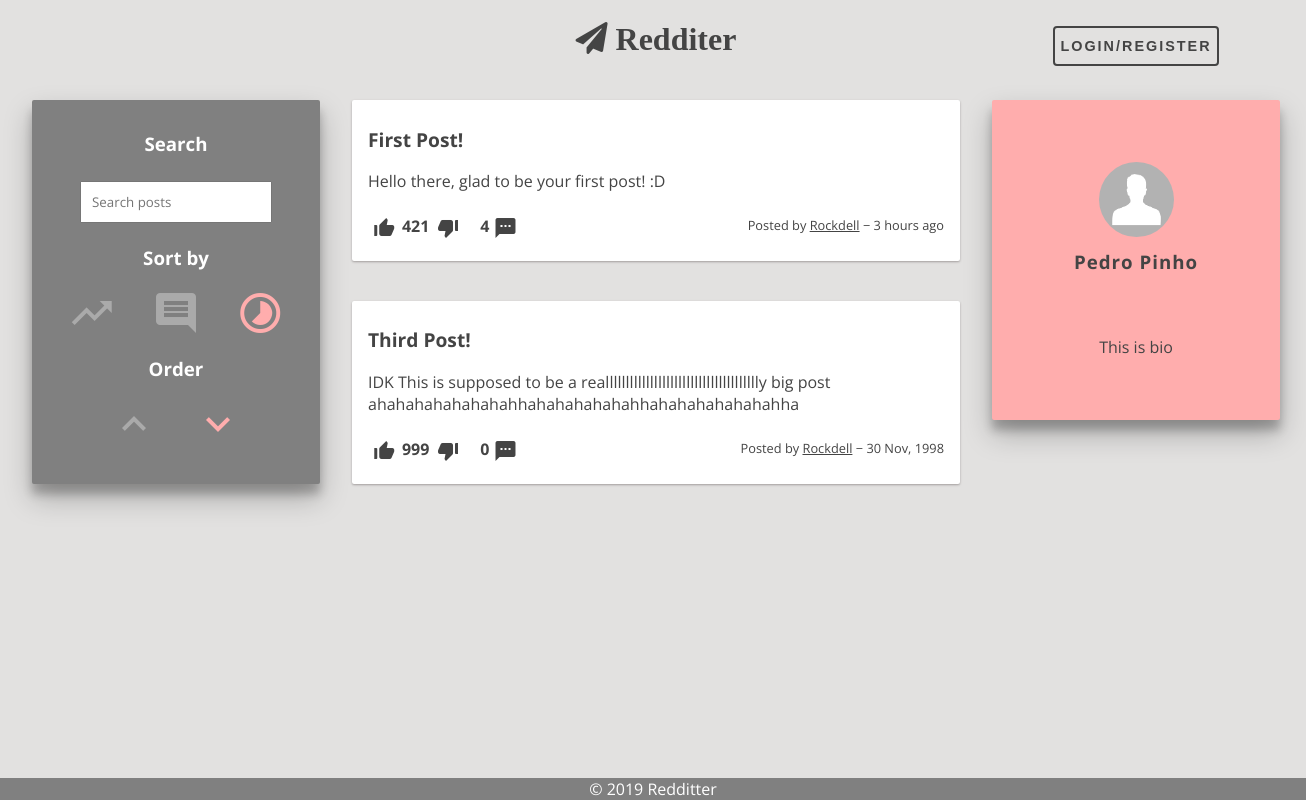
Page /pages/profile.php?user=Rockdell on the committed database.
### tables this page shows
CREATE TABLE Post (
    postID INTEGER PRIMARY KEY AUTOINCREMENT,
    userID VARCHAR REFERENCES User ON DELETE CASCADE,
    title VARCHAR NOT NULL,
    content VARCHAR NOT NULL,
    postDate DATE NOT NULL DEFAULT (strftime('%s', 'now')),
    points INTEGER DEFAULT 0
);

CREATE TABLE User (
    userID VARCHAR PRIMARY KEY,
    username VARCHAR NOT NULL,
    pass VARCHAR NOT NULL,
    mail VARCHAR NOT NULL UNIQUE,
    bio VARCHAR
);

### database/post.php (called while the page is built, shortened)
<?php
function getPostByUser($userID) {
	global $dbh;
	try {
		$stmt = $dbh->prepare("SELECT P.*, IFNULL(PC.count, 0) AS nrComments FROM Post P LEFT JOIN (SELECT postID, count(commentID) AS count FROM PostComment GROUP BY postID) AS PC ON P.postID = PC.postID WHERE P.userID = ? ORDER BY P.postDate DESC");
		$stmt->execute(array($userID));
		return $stmt->fetchAll();
	} catch(PDOException $e) {
		echo $e->getMessage();
		return null;
	}
}
function getNumberComments($postID) {
	global $dbh;
	try {
		$stmt = $dbh->prepare("SELECT count(*) as nrComments FROM PostComment Where postID = ?");
		$stmt->execute(array($postID));
		return $stmt->fetch();
	} catch(PDOException $e) {
		echo $e->getMessage();
		return null;
	}
}
?>

### database/utils.php (called while the page is built, shortened)
<?php
    function time_ago($time) {
        $out    = '';
        $now    = time();
        $diff   = $now - $time;
        if( $diff < 60 )
            return TIMEBEFORE_NOW;
        elseif( $diff < 3600 )
            return str_replace( '{num}', ( $out = round( $diff / 60 ) ), $out == 1 ? TIMEBEFORE_MINUTE : TIMEBEFORE_MINUTES );
        elseif( $diff < 3600 * 24 )
            return str_replace( '{num}', ( $out = round( $diff / 3600 ) ), $out == 1 ? TIMEBEFORE_HOUR : TIMEBEFORE_HOURS );
        elseif( $diff < 3600 * 24 * 2 )
            return TIMEBEFORE_YESTERDAY;
        else
            return strftime( date( 'Y', $time ) == date( 'Y' ) ? TIMEBEFORE_FORMAT : TIMEBEFORE_FORMAT_YEAR, $time );
    }
    function display_points($points) {
        if(abs($points) < 1000)
            return $points;
    }
?>

### database/user.php (called while the page is built, shortened)
<?php
function getUserById($userID) {
	global $dbh;
	try {
		$stmt = $dbh->prepare("SELECT *	FROM User WHERE userID = ?");
		$stmt->execute(array($userID));
		return $stmt->fetch();
	} catch(PDOException $e) {
		echo $e->getMessage();
		return null;
	}
}
?>

### templates/components/post.php (the view, shortened to what this page needs)
<?php
    require_once($BASE_DIR."/database/utils.php");
    require_once($BASE_DIR."/database/user.php");
?>
<article class="post container" data-id="<?=$post["postID"]?>">
    <section id="post-title">
        <a href="/pages/post.php?id=<?=$post["postID"]?>"><h1><?=$post["title"]?></h1></a>
    </section>
    <section id="post-content">
        <?php if ($post["content"] === "") { ?>
            <div id="post-image">
                <img class="post-picture" src=<?=str_replace($BASE_DIR, "", glob($BASE_DIR."/img/posts/".sha1($post["postID"]).".{png,jpeg,jpg,gif}", GLOB_BRACE)[0])?>>
            </div>
        <?php } else { ?>
            <div id="post-story">
                <p><?=nl2br($post["content"])?></p>
            </div>
        <?php } ?>
    </section>
    <section id="post-info">
        <label>
            <i id="staticUp" class="material-icons">thumb_up_alt</i>
        </label>
        <p id="dp"><?=display_points($post["points"])?></p>
        <label>
            <i id="staticDown" class="material-icons">thumb_down_alt</i>
        </label>
        <p id="nrComments"><?=getNumberComments($post["postID"])["nrComments"]?></p>
        <a id="nrCommentsLink" href="/pages/post.php?id=<?=$post["postID"]?>">
            <i class="material-icons">textsms</i>
        </a>
        <div id="postByTimeAgo">
            <p id="postBy">
                Posted by
                <a id="postByLink" href="/pages/profile.php?user=<?=$post["userID"]?>"><?=$post["userID"]?></a>
                &minus;
                <?=time_ago($post["postDate"])?>
            </p>
        </div>
    </section>
</article>

### templates/components/list-posts.php (shortened to what this page needs)
<section id="list-posts">
    <?php
        if (empty($posts)) { ?>
            <h1>No posts to show</h1>
        <?php } else { ?>
        <?php
            foreach($posts as $post) {
                include($BASE_DIR."/templates/components/post.php");
            }
        }
    ?>
</section>

### templates/components/profile-bar.php (shortened to what this page needs)
<aside id="profile-bar" class="container">
    <section id="user-info">
        <img class="profile-picture" src=
        <?php
            $image = glob($BASE_DIR."/img/users/".sha1($user["userID"]).".{png,jpeg,jpg,gif}", GLOB_BRACE);
            echo (!empty($image) ? str_replace($BASE_DIR, "", $image[0]) : "/img/users/unknown.png");
        ?>>
        <h1><?=$user["username"]?></h1>
    </section>
    <section id="user-bio">
        <?php if (strcmp($user["bio"], "")) { ?>
            <p><?=nl2br($user["bio"])?></p>
        <?php } else { ?>
            <p>Nothing to show</p>
        <?php } ?>
    </section>
</aside>

### css/style.css (style rules this page uses)
:root { --main-bg-color: #e2e1e0; --main-text-color: #444; --alt-text-color: white; --main-container-bg-color: white; --alt1-container-bg-color: gray; --alt2-container-bg-color: #ffadad; --radio-color: #aaaaaa; --radio-selected-color: #0dff92; --radio-hover-color: white; --warning-bg-color: #ff6262; --box-shadow: 0 1px 3px rgba(133, 96, 96, 0.12), 0 1px 2px rgba(0,0,0,0.24); --selected-box-shadow: 0 14px 28px rgba(0,0,0,0.25), 0 10px 10px rgba(0,0,0,0.22); }
* { margin: 0; padding: 0; }
body { background: var(--main-bg-color); font-family: 'Open Sans', sans-serif; margin: 1em; display: grid; grid-gap: 0.5em 0.5em; grid-auto-rows: auto 1fr; grid-template-areas: "header" "page"; }
#list-posts { width: 40em; display: flex; flex-direction: column; justify-content: space-between; }
#list-posts .post #post-content { max-height: 30em; overflow: hidden; }
#profile-bar { background: var(--alt2-container-bg-color); text-align: center; box-shadow: var(--selected-box-shadow); width: 16em; height: 20em; display: flex; flex-direction: column; justify-content: space-evenly; padding-top: 0em; padding-bottom: 0em; }
#profile-bar #user-info, #user-bio { color: var(--main-text-color); }
#profile-bar #user-info { letter-spacing: 1px; font-weight: bold; }
.post { max-width: inherit; background: var(--main-container-bg-color); box-shadow: var(--box-shadow); transition: all 0.3s cubic-bezier(.25,.8,.25,1); display: grid; grid-template-columns: 1fr 1fr; grid-template-areas: "post-title post-title" "post-content post-content" "post-info post-info"; }
.post #post-title { grid-area: post-title; word-break: break-word; }
.post #post-title h1 { font-size: 1.2em; font-weight: bold; color: var(--main-text-color); margin-top: 0.5em; margin-bottom: 0.5em; }
.post #post-content { grid-area: post-content; margin-top: 0.5em; margin-bottom: 0.5em; }
.post #post-content #post-story { align-content: stretch; text-align: left; }
.post #post-info { grid-area: post-info; margin-top: 1em; }
.post #post-content, #post-info, .comment #comment-content, #comment-info { color: var(--main-text-color); }
.post #post-info i, .comment #comment-info i { cursor: pointer; transition: color 1s; }
.post #post-info p[id="dp"], .post #nrComments { font-weight: bold; display: inline; position: relative; left: 0.1em; bottom: 0.5em; }
.post #nrComments, .post #nrCommentsLink { left: 1em; }
.post #nrCommentsLink { position: relative; }
.post #postByTimeAgo, .comment #commentByTimeAgo { position: relative; float: right; font-size: 0.8em; }
.post #postBy, .comment #commentBy { display: inline; }
.post #postByLink, .comment #commentByLink { text-decoration: underline; }
.profile-picture { border-radius: 50%; height: 75px; width: 75px; vertical-align: middle; margin-bottom: 0.75em; object-fit: cover; }
.container { border-radius: 2px; padding: 1em; margin: 1em; word-wrap: break-word; cursor: default; }
a { text-decoration: none; color: #444; }

### rows in the picture
post: title "First Post!", content "Hello there, glad to be your first post! :D", points "421", nrComments "4", userID "Rockdell", postDate "3 hours ago"
post: title "Third Post!", content "IDK This is supposed to be a realllllllllllllllllllllllllllllllllllllly big post ahahahahahahahahhahahahahahahhahahahahahahahha", points "999", nrComments "0", userID "Rockdell", postDate "30 Nov, 1998"
user: username "Pedro Pinho", bio "This is bio"
